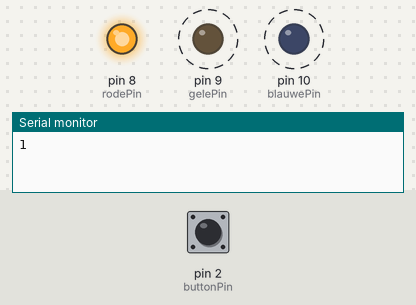
Simulated run of this sketch. Board: Arduino Uno, built with avr-gcc and run on an emulated ATmega328P. Parts: output pins drawn as LEDs (lit = HIGH), the last lines printed to the serial monitor. Dashed ring = blinking. Inputs (shaded band) come from the test bench; at power-on: pin 2 (buttonPin) HIGH.

Above: at 0.07 s.
At 0.9 s:
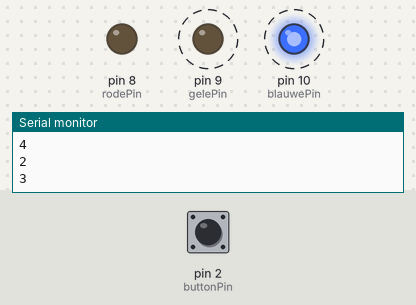
1.3 s: pin 2 (buttonPin) pulled LOW for 3.2 s
At 1.3 s:
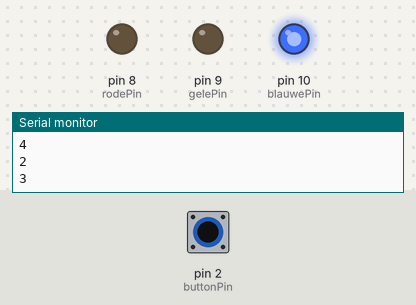
Timing chart, 0 to 12.0 s (numbered marks = the images above; inputs shaded):
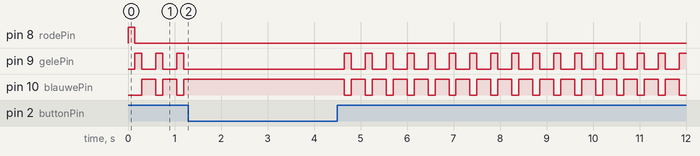

The sketch:

POC_5.1.3.ino
```cpp
const int rodePin = 8;
const int gelePin = 9;
const int blauwePin = 10;
const int buttonPin = 2;

int buttonState = 0;
int buttonPrevious = 0;
int count = 0;

void setup() {
  Serial.begin(9600);

  // LEDs zijn output, de button is input en staat als pullup
  pinMode (rodePin, OUTPUT);
  pinMode (gelePin, OUTPUT);
  pinMode (blauwePin, OUTPUT);
  pinMode (buttonPin, INPUT_PULLUP);
}

void loop() {
    // Als de button wordt ingedrukt, telt de SM hoevaak dat gebeurt
    buttonState = digitalRead(buttonPin);
    if (buttonState != buttonPrevious)
    {
        if (buttonState == HIGH)
        {
            count++;
            Serial.println(count);
        }
        buttonState = buttonPrevious;
    }

    // als count 1 is, brandt alleen de rode LED
    if (count == 1)
    {
        digitalWrite (gelePin, LOW);
        digitalWrite (blauwePin, LOW);
        digitalWrite (rodePin, HIGH);
        delay(150);
    }

    // als count 2 is, brandt alleen de groene LED
    else if (count == 2)
    {
        digitalWrite (blauwePin, LOW);
        digitalWrite (rodePin, LOW);
        digitalWrite (gelePin, HIGH);
        delay(150);
    }

    // als count 3 is, brandt alleen de blauwe LED
    else if (count == 3)
    {
        digitalWrite (rodePin, LOW);
        digitalWrite (gelePin, LOW);
        digitalWrite (blauwePin, HIGH);
        delay(150);
    }

    // als count 4 is, reset de counter terug naar 1 en gaat de rode LED dus aan
    else if (count == 4)
    {
        count = 1;
        delay(150);
    }
}
```
